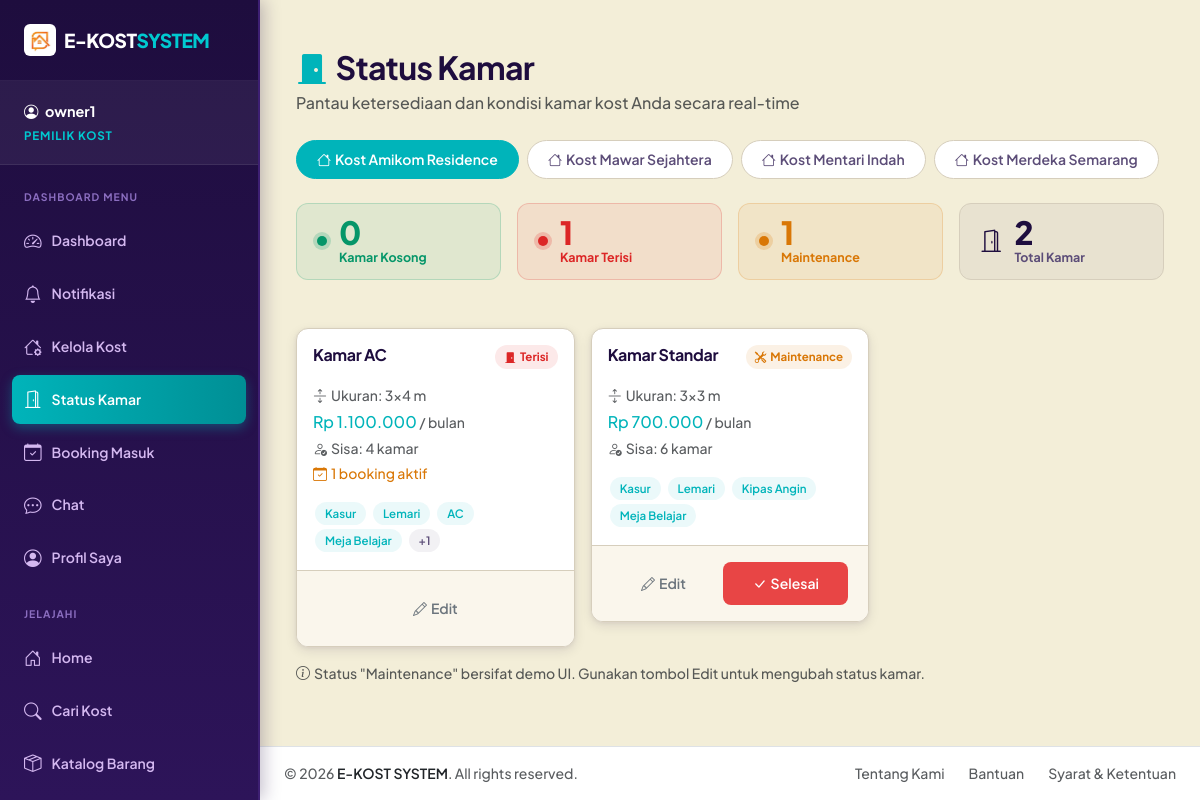
The page /modules/owner/room_status.php (signed in) on the database its author committed.
### tables this page shows
CREATE TABLE kost (
    id INT AUTO_INCREMENT PRIMARY KEY,
    owner_id INT NOT NULL,
    name VARCHAR(100) NOT NULL,
    type ENUM('Putra', 'Putri', 'Campur') NOT NULL,
    description TEXT,
    address TEXT NOT NULL,
    city VARCHAR(50) NOT NULL,
    latitude DECIMAL(10, 8),
    longitude DECIMAL(11, 8),
    rules TEXT,
    facilities TEXT,
    price_start DECIMAL(12, 2) DEFAULT 0,
    created_at TIMESTAMP DEFAULT CURRENT_TIMESTAMP,
    FOREIGN KEY (owner_id) REFERENCES users(id) ON DELETE CASCADE
);

CREATE TABLE kamar (
    id INT AUTO_INCREMENT PRIMARY KEY,
    kost_id INT NOT NULL,
    room_name VARCHAR(50) NOT NULL,
    size VARCHAR(20),
    price_per_month DECIMAL(12, 2) NOT NULL,
    available_rooms INT DEFAULT 1,
    facilities TEXT,
    status ENUM('available', 'full') DEFAULT 'available',
    created_at TIMESTAMP DEFAULT CURRENT_TIMESTAMP,
    FOREIGN KEY (kost_id) REFERENCES kost(id) ON DELETE CASCADE
);

### modules/owner/room_status.php (the view, shortened to what this page needs)
<?php
require_once '../../config/database.php';
$owner_id = $_SESSION['user_id'];
$kosts = $pdo->prepare("SELECT id, name, city FROM kost WHERE owner_id = ? ORDER BY name");
$kosts->execute([$owner_id]); $kosts = $kosts->fetchAll();
$filter_kost = (int)($_GET['kost_id'] ?? ($kosts[0]['id'] ?? 0));
$rooms = [];
if ($filter_kost) {
    $stmt = $pdo->prepare("
        SELECT km.*,
               (SELECT COUNT(*) FROM booking b WHERE b.kamar_id = km.id AND b.status IN ('pending','confirmed')) as active_bookings
        FROM kamar km WHERE km.kost_id = ?
        ORDER BY km.room_name
    ");
    $stmt->execute([$filter_kost]);
    $rooms = $stmt->fetchAll();
}
function room_status_demo($room) {
    if ($room['id'] % 3 == 0) return 'maintenance';
    if ($room['status'] == 'full' || $room['active_bookings'] > 0) return 'full';
    return 'available';
}
$count_available    = 0;
$count_full         = 0;
$count_maintenance  = 0;
foreach ($rooms as $r) {
    $st = room_status_demo($r);
    if ($st === 'available') $count_available++;
    elseif ($st === 'full') $count_full++;
    else $count_maintenance++;
}
include '../../layouts/header.php';
?>
<div class="container py-4">
    <div class="mb-4">
        <h2 class="fw-bold mb-1" style="color:var(--dark)"><i class="bi bi-door-closed-fill me-2" style="color:var(--primary)"></i>Status Kamar</h2>
        <p class="text-muted mb-0">Pantau ketersediaan dan kondisi kamar kost Anda secara real-time</p>
    </div>
    <?php if (count($kosts) > 1): ?>
    <div class="d-flex gap-2 mb-4 flex-wrap overflow-auto">
        <?php foreach ($kosts as $k): ?>
        <a href="?kost_id=<?= $k['id'] ?>" class="filter-kost-btn <?= $filter_kost == $k['id'] ? 'active' : '' ?>">
            <i class="bi bi-house me-1"></i><?= htmlspecialchars($k['name']) ?>
        </a>
        <?php endforeach; ?>
    </div>
    <?php endif; ?>
    <div class="d-flex gap-3 mb-5 flex-wrap">
        <div class="room-stat-pill" style="background:rgba(5,150,105,.08);border:1px solid rgba(5,150,105,.2)">
            <div class="status-dot" style="background:#059669;box-shadow:0 0 0 4px rgba(5,150,105,.2)"></div>
            <div>
                <div class="stat-num" style="color:#059669"><?= $count_available ?></div>
                <div style="font-size:.78rem;font-weight:700;color:#059669">Kamar Kosong</div>
            </div>
        </div>
        <div class="room-stat-pill" style="background:rgba(220,38,38,.08);border:1px solid rgba(220,38,38,.2)">
            <div class="status-dot" style="background:#DC2626;box-shadow:0 0 0 4px rgba(220,38,38,.2)"></div>
            <div>
                <div class="stat-num" style="color:#DC2626"><?= $count_full ?></div>
                <div style="font-size:.78rem;font-weight:700;color:#DC2626">Kamar Terisi</div>
            </div>
        </div>
        <div class="room-stat-pill" style="background:rgba(217,119,6,.08);border:1px solid rgba(217,119,6,.2)">
            <div class="status-dot" style="background:#D97706;box-shadow:0 0 0 4px rgba(217,119,6,.2)"></div>
            <div>
                <div class="stat-num" style="color:#D97706"><?= $count_maintenance ?></div>
                <div style="font-size:.78rem;font-weight:700;color:#D97706">Maintenance</div>
            </div>
        </div>
        <div class="room-stat-pill" style="background:rgba(30,13,62,.05);border:1px solid var(--border-color)">
            <i class="bi bi-door-open" style="color:var(--dark);font-size:1.4rem"></i>
            <div>
                <div class="stat-num" style="color:var(--dark)"><?= count($rooms) ?></div>
                <div style="font-size:.78rem;font-weight:700;color:var(--text-muted)">Total Kamar</div>
            </div>
        </div>
    </div>
    <?php if (empty($rooms)): ?>
    <div class="card text-center p-5">
        <i class="bi bi-door-closed display-3 mb-3" style="color:var(--border-color)"></i>
        <h5 class="fw-700">Belum ada kamar</h5>
        <p class="text-muted">Tambahkan kamar untuk kost ini terlebih dahulu.</p>
        <div><a href="room_add.php?kost_id=<?= $filter_kost ?>" class="btn btn-primary"><i class="bi bi-plus-lg me-2"></i>Tambah Kamar</a></div>
    </div>
    <?php else: ?>
    <div class="row g-3">
        <?php foreach ($rooms as $room):
            $st = room_status_demo($room);
            $st_config = [
                'available'   => ['label'=>'Kosong',     'color'=>'#059669','bg'=>'rgba(5,150,105,.1)',  'icon'=>'bi-door-open-fill'],
                'full'        => ['label'=>'Terisi',     'color'=>'#DC2626','bg'=>'rgba(220,38,38,.1)',  'icon'=>'bi-door-closed-fill'],
                'maintenance' => ['label'=>'Maintenance','color'=>'#D97706','bg'=>'rgba(217,119,6,.1)',  'icon'=>'bi-tools'],
            ][$st];
            $facilities = array_slice(explode(',', $room['facilities'] ?? ''), 0, 4);
        ?>
        <div class="col-md-4 col-sm-6">
            <div class="card room-card <?= $st ?>">
                <div class="card-body">
                    <div class="d-flex justify-content-between align-items-start mb-3">
                        <h6 class="fw-700 mb-0"><?= htmlspecialchars($room['room_name']) ?></h6>
                        <span style="background:<?= $st_config['bg'] ?>;color:<?= $st_config['color'] ?>;padding:.3em .8em;border-radius:99px;font-size:.72rem;font-weight:700;white-space:nowrap">
                            <i class="bi <?= $st_config['icon'] ?> me-1"></i><?= $st_config['label'] ?>
                        </span>
                    </div>
                    <div class="d-flex flex-column gap-1 mb-3">
                        <div class="text-muted small"><i class="bi bi-arrows-expand me-1"></i>Ukuran: <?= htmlspecialchars($room['size'] ?? '—') ?></div>
                        <div class="fw-700" style="color:var(--primary)">Rp <?= number_format($room['price_per_month'],0,',','.') ?><span class="text-muted fw-400 small"> / bulan</span></div>
                        <div class="text-muted small"><i class="bi bi-person-check me-1"></i>Sisa: <?= $room['available_rooms'] ?> kamar</div>
                        <?php if ($room['active_bookings'] > 0): ?>
                        <div class="small" style="color:#D97706"><i class="bi bi-calendar-check me-1"></i><?= $room['active_bookings'] ?> booking aktif</div>
                        <?php endif; ?>
                    </div>
                    <?php if ($facilities): ?>
                    <div>
                        <?php foreach ($facilities as $f): ?>
                        <span class="room-facility-tag"><?= trim($f) ?></span>
                        <?php endforeach; ?>
                        <?php if (count(explode(',', $room['facilities'] ?? '')) > 4): ?>
                        <span class="room-facility-tag" style="background:rgba(92,77,120,.08);color:#5C4D78">+<?= count(explode(',', $room['facilities']))-4 ?></span>
                        <?php endif; ?>
                    </div>
                    <?php endif; ?>
                </div>
                <div class="card-footer d-flex gap-2 justify-content-between">
                    <a href="room_edit.php?id=<?= $room['id'] ?>" class="btn btn-sm btn-outline-secondary flex-grow-1"><i class="bi bi-pencil me-1"></i>Edit</a>
                    <?php if ($st === 'maintenance'): ?>
                    <button class="btn btn-sm btn-warning flex-grow-1 text-white" onclick="alert('Demo: Tandai selesai maintenance')"><i class="bi bi-check-lg me-1"></i>Selesai</button>
                    <?php elseif ($st === 'available'): ?>
                    <button class="btn btn-sm btn-outline-warning flex-grow-1" onclick="alert('Demo: Tandai maintenance')"><i class="bi bi-tools me-1"></i>Maintenance</button>
                    <?php endif; ?>
                </div>
            </div>
        </div>
        <?php endforeach; ?>
    </div>
    <?php endif; ?>
    <div class="text-muted small mt-3"><i class="bi bi-info-circle me-1"></i>Status "Maintenance" bersifat demo UI. Gunakan tombol Edit untuk mengubah status kamar.</div>
</div>
<?php include '../../layouts/footer.php'; ?>

### assets/css/style.css (style rules this page uses)
:root { --primary: #00B4BA; --primary-hover: #008F95; --secondary: #E84545; --accent: #E84545; --success: #059669; --danger: #DC2626; --warning: #D97706; --dark: #1E0D3E; --dark-soft: #2D1459; --bg-page: #F3EED8; --bg-card: #ffffff; --text-main: #1E0D3E; --text-muted: #5C4D78; --border-color: #D6CEBC; --border-radius: 12px; --btn-radius: 8px; --box-shadow: 0 4px 12px rgba(30, 13, 62, 0.10), 0 1px 4px rgba(30, 13, 62, 0.06); --box-shadow-hover: 0 14px 28px rgba(30, 13, 62, 0.16), 0 6px 10px rgba(30, 13, 62, 0.10); --bg-card-pesanan: #00B4BA; --bg-card-favorit: #E84545; }
*, *::before, *::after { box-sizing: border-box; }
body { font-family: 'Plus Jakarta Sans', sans-serif; font-weight: 500; color: var(--text-main); background-color: var(--bg-page); min-height: 100vh; }
h1, h2, h3, h4, h5, h6 { font-family: 'Plus Jakarta Sans', sans-serif; font-weight: 700; color: var(--text-main); letter-spacing: -0.02em; }
p { color: var(--text-muted); line-height: 1.6; }
a { color: var(--primary); text-decoration: none; transition: color 0.15s ease; }
.card { background-color: var(--bg-card); border: 1px solid var(--border-color) !important; border-radius: var(--border-radius) !important; box-shadow: var(--box-shadow) !important; transition: transform 0.22s ease, box-shadow 0.22s ease; overflow: hidden; }
.card-footer { background-color: #FAF6EC !important; border-top: 1px solid var(--border-color) !important; padding: 1rem 1.25rem !important; }
.btn { border: 1px solid transparent !important; border-radius: var(--btn-radius) !important; font-weight: 600; font-size: 0.875rem; padding: 0.6rem 1.25rem; box-shadow: none !important; transition: all 0.2s ease; }
.btn-warning { background-color: var(--accent) !important; color: #ffffff !important; }

### modules/owner/room_status.php (style rules this page uses)
.room-card { border-radius: 14px; transition: all .22s; cursor: default; }
.room-card.full { border-top: 4px solid #DC2626; }
.room-card.maintenance { border-top: 4px solid #D97706; }
.status-dot { width: 10px; height: 10px; border-radius: 50%; display: inline-block; flex-shrink: 0; }
.room-stat-pill { padding: 12px 20px; border-radius: 12px; display: flex; align-items: center; gap: 12px; flex: 1; }
.stat-num { font-size: 2rem; font-weight: 800; line-height: 1; }
.filter-kost-btn { padding:8px 20px;border-radius:99px;font-weight:600;font-size:.875rem;border:1.5px solid var(--border-color);background:#fff;color:var(--text-muted);cursor:pointer;transition:all .15s;text-decoration:none;white-space:nowrap; }
.filter-kost-btn.active { background:var(--primary);border-color:var(--primary);color:#fff; }
.room-facility-tag { display:inline-flex;align-items:center;font-size:.72rem;font-weight:600;padding:3px 10px;border-radius:99px;background:rgba(0,180,186,.08);color:var(--primary);margin:2px; }

### rows shown on the page
kost: name "Kost Amikom Residence"
kost: name "Kost Mawar Sejahtera"
kost: name "Kost Mentari Indah"
kost: name "Kost Merdeka Semarang"
kamar: room_name "Kamar AC", label "Terisi", size "3x4 m", price_per_month "1.100.000", available_rooms "4", active_bookings "1", facilities "Kasur", facilities "Lemari", facilities "AC", facilities "Meja Belajar", facilities "1"
kamar: room_name "Kamar Standar", id "Maintenance", size "3x3 m", price_per_month "700.000", available_rooms "6", facilities "Kasur", facilities "Lemari", facilities "Kipas Angin", facilities "Meja Belajar", shows "Selesai"

### other values the page prints
$_SESSION['username'] "owner1"
$item['label'] "Dashboard"
$item['label'] "Notifikasi"
$item['label'] "Kelola Kost"
$item['label'] "Status Kamar"
$item['label'] "Booking Masuk"
$item['label'] "Chat"
$item['label'] "Profil Saya"
$count_available "0"
$count_full "1"
$count_maintenance "1"
count($rooms) "2"
